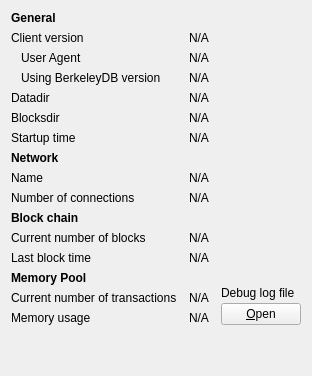
     <widget class="QWidget" name="tab_info">
      <attribute name="title">
       <string>&amp;Information</string>
      </attribute>
      <layout class="QGridLayout" name="gridLayout" columnstretch="0,1,0">
       <property name="horizontalSpacing">
        <number>12</number>
       </property>
       <item row="0" column="0">
        <widget class="QLabel" name="labelGeneral">
         <property name="font">
          <font>
           <weight>75</weight>
           <bold>true</bold>
          </font>
         </property>
         <property name="text">
          <string>General</string>
         </property>
        </widget>
       </item>
       <item row="1" column="0">
        <widget class="QLabel" name="label_6">
         <property name="text">
          <string>Client version</string>
         </property>
        </widget>
       </item>
       <item row="1" column="1" colspan="2">
        <widget class="QLabel" name="clientVersion">
         <property name="cursor">
          <cursorShape>IBeamCursor</cursorShape>
         </property>
         <property name="text">
          <string>N/A</string>
         </property>
         <property name="textFormat">
          <enum>Qt::PlainText</enum>
         </property>
         <property name="textInteractionFlags">
          <set>Qt::LinksAccessibleByMouse|Qt::TextSelectableByMouse</set>
         </property>
        </widget>
       </item>
       <item row="2" column="0">
        <widget class="QLabel" name="labelClientUserAgent">
         <property name="text">
          <string>User Agent</string>
         </property>
         <property name="indent">
          <number>10</number>
         </property>
        </widget>
       </item>
       <item row="2" column="1" colspan="2">
        <widget class="QLabel" name="clientUserAgent">
         <property name="cursor">
          <cursorShape>IBeamCursor</cursorShape>
         </property>
         <property name="text">
          <string>N/A</string>
         </property>
         <property name="textFormat">
          <enum>Qt::PlainText</enum>
         </property>
         <property name="textInteractionFlags">
          <set>Qt::LinksAccessibleByMouse|Qt::TextSelectableByMouse</set>
         </property>
        </widget>
       </item>
       <item row="3" column="0">
        <widget class="QLabel" name="label_berkeleyDBVersion">
         <property name="text">
          <string>Using BerkeleyDB version</string>
         </property>
         <property name="indent">
          <number>10</number>
         </property>
        </widget>
       </item>
       <item row="3" column="1" colspan="2">
        <widget class="QLabel" name="berkeleyDBVersion">
         <property name="cursor">
          <cursorShape>IBeamCursor</cursorShape>
         </property>
         <property name="text">
          <string>N/A</string>
         </property>
         <property name="textFormat">
          <enum>Qt::PlainText</enum>
         </property>
         <property name="textInteractionFlags">
          <set>Qt::LinksAccessibleByMouse|Qt::TextSelectableByMouse</set>
         </property>
        </widget>
       </item>
       <item row="4" column="0">
        <widget class="QLabel" name="label_12">
         <property name="text">
          <string>Datadir</string>
         </property>
        </widget>
       </item>
       <item row="4" column="1" colspan="2">
        <widget class="QLabel" name="dataDir">
         <property name="cursor">
          <cursorShape>IBeamCursor</cursorShape>
         </property>
         <property name="toolTip">
          <string>To specify a non-default location of the data directory use the '%1' option.</string>
         </property>
         <property name="text">
          <string>N/A</string>
         </property>
         <property name="textFormat">
          <enum>Qt::PlainText</enum>
         </property>
         <property name="wordWrap">
          <bool>true</bool>
         </property>
         <property name="textInteractionFlags">
          <set>Qt::LinksAccessibleByMouse|Qt::TextSelectableByMouse</set>
         </property>
        </widget>
       </item>
       <item row="5" column="0">
        <widget class="QLabel" name="label_11">
         <property name="text">
          <string>Blocksdir</string>
         </property>
        </widget>
       </item>
       <item row="5" column="1" colspan="2">
        <widget class="QLabel" name="blocksDir">
         <property name="cursor">
          <cursorShape>IBeamCursor</cursorShape>
         </property>
         <property name="toolTip">
          <string>To specify a non-default location of the blocks directory use the '%1' option.</string>
         </property>
         <property name="text">
          <string>N/A</string>
         </property>
         <property name="textFormat">
          <enum>Qt::PlainText</enum>
         </property>
         <property name="wordWrap">
          <bool>true</bool>
         </property>
         <property name="textInteractionFlags">
          <set>Qt::LinksAccessibleByMouse|Qt::TextSelectableByMouse</set>
         </property>
        </widget>
       </item>
       <item row="6" column="0">
        <widget class="QLabel" name="label_13">
         <property name="text">
          <string>Startup time</string>
         </property>
        </widget>
       </item>
       <item row="6" column="1" colspan="2">
        <widget class="QLabel" name="startupTime">
         <property name="cursor">
          <cursorShape>IBeamCursor</cursorShape>
         </property>
         <property name="text">
          <string>N/A</string>
         </property>
         <property name="textFormat">
          <enum>Qt::PlainText</enum>
         </property>
         <property name="textInteractionFlags">
          <set>Qt::LinksAccessibleByMouse|Qt::TextSelectableByMouse</set>
         </property>
        </widget>
       </item>
       <item row="7" column="0">
        <widget class="QLabel" name="labelNetwork">
         <property name="font">
          <font>
           <weight>75</weight>
           <bold>true</bold>
          </font>
         </property>
         <property name="text">
          <string>Network</string>
         </property>
        </widget>
       </item>
       <item row="8" column="0">
        <widget class="QLabel" name="label_8">
         <property name="text">
          <string>Name</string>
         </property>
        </widget>
       </item>
       <item row="8" column="1" colspan="2">
        <widget class="QLabel" name="networkName">
         <property name="cursor">
          <cursorShape>IBeamCursor</cursorShape>
         </property>
         <property name="text">
          <string>N/A</string>
         </property>
         <property name="textFormat">
          <enum>Qt::PlainText</enum>
         </property>
         <property name="textInteractionFlags">
          <set>Qt::LinksAccessibleByMouse|Qt::TextSelectableByMouse</set>
         </property>
        </widget>
       </item>
       <item row="9" column="0">
        <widget class="QLabel" name="label_7">
         <property name="text">
          <string>Number of connections</string>
         </property>
        </widget>
       </item>
       <item row="9" column="1" colspan="2">
        <widget class="QLabel" name="numberOfConnections">
         <property name="cursor">
          <cursorShape>IBeamCursor</cursorShape>
         </property>
         <property name="text">
          <string>N/A</string>
         </property>
         <property name="textFormat">
          <enum>Qt::PlainText</enum>
         </property>
         <property name="textInteractionFlags">
          <set>Qt::LinksAccessibleByMouse|Qt::TextSelectableByMouse</set>
         </property>
        </widget>
       </item>
       <item row="10" column="0">
        <widget class="QLabel" name="labelBlockChain">
         <property name="font">
          <font>
           <weight>75</weight>
           <bold>true</bold>
          </font>
         </property>
         <property name="text">
          <string>Block chain</string>
         </property>
        </widget>
       </item>
       <item row="11" column="0">
        <widget class="QLabel" name="label_3">
         <property name="text">
          <string>Current number of blocks</string>
         </property>
        </widget>
       </item>
       <item row="11" column="1" colspan="2">
        <widget class="QLabel" name="numberOfBlocks">
         <property name="cursor">
          <cursorShape>IBeamCursor</cursorShape>
         </property>
         <property name="text">
          <string>N/A</string>
         </property>
         <property name="textFormat">
          <enum>Qt::PlainText</enum>
         </property>
         <property name="textInteractionFlags">
          <set>Qt::LinksAccessibleByMouse|Qt::TextSelectableByMouse</set>
         </property>
        </widget>
       </item>
       <item row="12" column="0">
        <widget class="QLabel" name="labelLastBlockTime">
         <property name="text">
          <string>Last block time</string>
         </property>
        </widget>
       </item>
       <item row="12" column="1" colspan="2">
        <widget class="QLabel" name="lastBlockTime">
         <property name="cursor">
          <cursorShape>IBeamCursor</cursorShape>
         </property>
         <property name="text">
          <string>N/A</string>
         </property>
         <property name="textFormat">
          <enum>Qt::PlainText</enum>
         </property>
         <property name="textInteractionFlags">
          <set>Qt::LinksAccessibleByMouse|Qt::TextSelectableByMouse</set>
         </property>
        </widget>
       </item>
       <item row="13" column="0">
        <widget class="QLabel" name="labelMempoolTitle">
         <property name="font">
          <font>
           <weight>75</weight>
           <bold>true</bold>
          </font>
         </property>
         <property name="text">
          <string>Memory Pool</string>
         </property>
        </widget>
       </item>
       <item row="14" column="0">
        <widget class="QLabel" name="labelNumberOfTransactions">
         <property name="text">
          <string>Current number of transactions</string>
         </property>
        </widget>
       </item>
       <item row="14" column="1">
        <widget class="QLabel" name="mempoolNumberTxs">
         <property name="cursor">
          <cursorShape>IBeamCursor</cursorShape>
         </property>
         <property name="text">
          <string>N/A</string>
         </property>
         <property name="textFormat">
          <enum>Qt::PlainText</enum>
         </property>
         <property name="textInteractionFlags">
          <set>Qt::LinksAccessibleByMouse|Qt::TextSelectableByMouse</set>
         </property>
        </widget>
       </item>
       <item row="15" column="0">
        <widget class="QLabel" name="labelMemoryUsage">
         <property name="text">
          <string>Memory usage</string>
         </property>
        </widget>
       </item>
       <item row="15" column="1">
        <widget class="QLabel" name="mempoolSize">
         <property name="cursor">
          <cursorShape>IBeamCursor</cursorShape>
         </property>
         <property name="text">
          <string>N/A</string>
         </property>
         <property name="textFormat">
          <enum>Qt::PlainText</enum>
         </property>
         <property name="textInteractionFlags">
          <set>Qt::LinksAccessibleByMouse|Qt::TextSelectableByMouse</set>
         </property>
        </widget>
       </item>
       <item row="13" column="2" rowspan="3">
        <layout class="QVBoxLayout" name="verticalLayoutDebugButton">
         <property name="spacing">
          <number>3</number>
         </property>
         <item>
          <spacer name="verticalSpacer_2">
           <property name="orientation">
            <enum>Qt::Vertical</enum>
           </property>
           <property name="sizeHint" stdset="0">
            <size>
             <width>10</width>
             <height>5</height>
            </size>
           </property>
          </spacer>
         </item>
         <item>
          <widget class="QLabel" name="labelDebugLogfile">
           <property name="text">
            <string>Debug log file</string>
           </property>
          </widget>
         </item>
         <item>
          <widget class="QtumPushButton" name="openDebugLogfileButton">
           <property name="toolTip">
            <string>Open the %1 debug log file from the current data directory. This can take a few seconds for large log files.</string>
           </property>
           <property name="text">
            <string>&amp;Open</string>
           </property>
           <property name="autoDefault">
            <bool>false</bool>
           </property>
          </widget>
         </item>
        </layout>
       </item>
       <item row="16" column="0">
        <spacer name="verticalSpacer">
         <property name="orientation">
          <enum>Qt::Vertical</enum>
         </property>
         <property name="sizeHint" stdset="0">
          <size>
           <width>20</width>
           <height>40</height>
          </size>
         </property>
        </spacer>
       </item>
      </layout>
     </widget>
